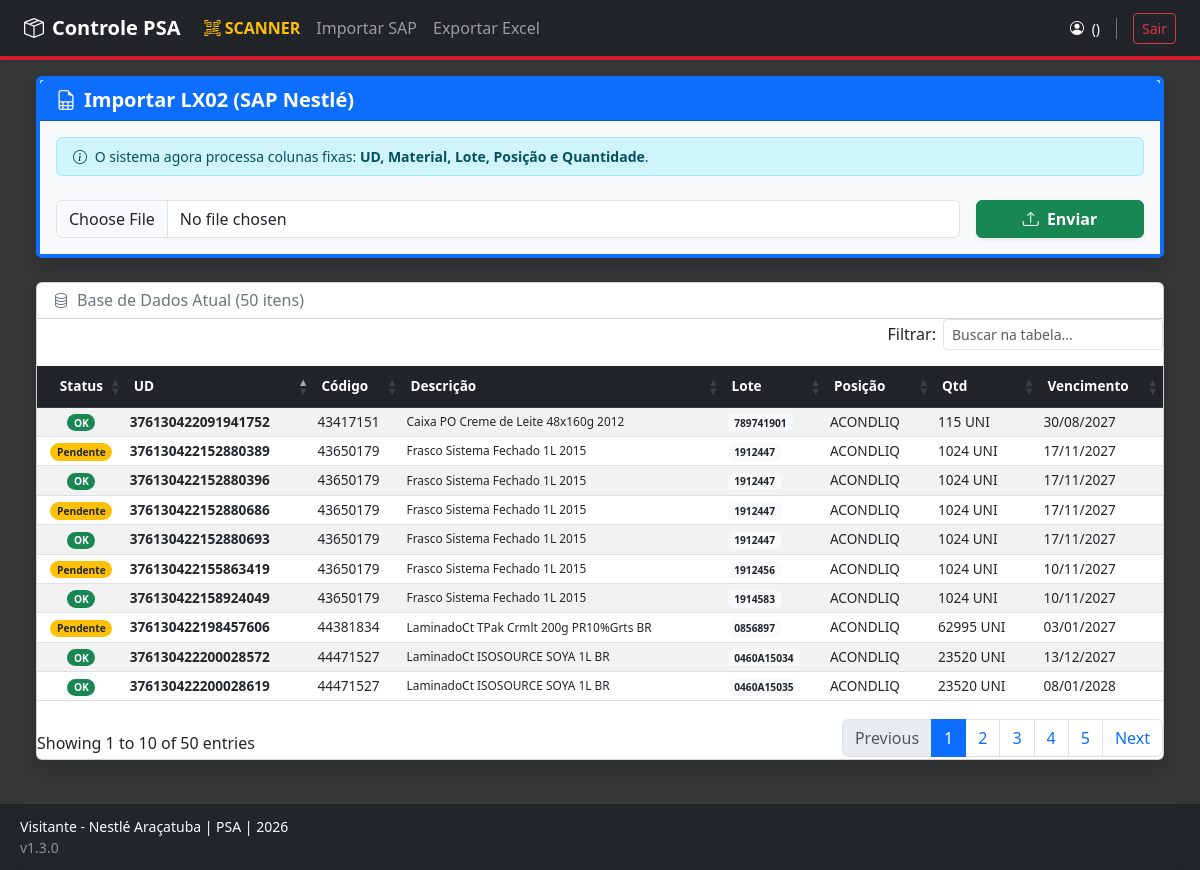
The app's page /importer/ with its own data.
### app/models/material.py (models this page shows)
class MaterialPSA(db.Model):
    __tablename__ = 'material_psa'
    id = db.Column(db.Integer, primary_key=True)
    unidade_deposito = db.Column(db.String(50), unique=True, nullable=False) # UD
    cod_material = db.Column(db.String(50), nullable=False)
    desc_material = db.Column(db.String(200))
    lote = db.Column(db.String(50))
    posicao_deposito = db.Column(db.String(50))
    tipo_deposito = db.Column(db.String(20)) # PSA, Depósito Fixo, etc.
    quantidade_estoque = db.Column(db.Float, default=0.0)
    unidade_medida = db.Column(db.String(10)) # PC, KG, UN
    data_vencimento = db.Column(db.Date)
    data_ultimo_mov = db.Column(db.Date)
    data_importacao = db.Column(db.DateTime, default=datetime.utcnow)
    conferido = db.Column(db.Boolean, default=False)
    data_conferencia = db.Column(db.DateTime)
    conferente_sap = db.Column(db.String(20)) # Removi a FK temporariamente para evitar erro se a tabela usuarios não existir
    possui_divergencia = db.Column(db.Boolean, default=False)
    observacao_conferente = db.Column(db.Text)
    def to_dict(self):
        return {
            "id": self.id,
            "ud": self.unidade_deposito,
            "material": self.cod_material,
            "descricao": self.desc_material,
            "lote": self.lote or "S/L",
            "posicao": self.posicao_deposito or "S/P",
            "tipdep": self.tipo_deposito,
            "qtd": f"{self.quantidade_estoque:.0f}",
            "unidade": self.unidade_medida,
            "vencimento": self.data_vencimento.strftime('%d/%m/%Y') if self.data_vencimento else "S/V",
            "ult_mov": self.data_ultimo_mov.strftime('%d/%m/%Y') if self.data_ultimo_mov else "---",
            "status": "CONFERIDO" if self.conferido else "PENDENTE",
            "alerta_risco": self.possui_divergencia,
            "observacao": self.observacao_conferente or ""
        }

### app/routes/importer.py (the view)
@bp.route('/')
def index():
    materiais = MaterialPSA.query.order_by(MaterialPSA.data_importacao.desc()).limit(50).all()
    return render_template('importer/index.html', materiais=materiais)

### run.py (called while the page is built, shortened)
@app.context_processor
def inject_global_metrics():
    if not current_user.is_authenticated or request.endpoint in ['login', 'registrar']:
        return {}

### app/templates/importer/index.html (shortened to what this page needs)
{% extends "base.html" %}
{% block content %}
<div class="container-fluid mt-3">
    <div class="card shadow mb-4 border-primary border-top border-4">
        <div class="card-header bg-primary text-white d-flex justify-content-between align-items-center">
            <h5 class="m-0 fw-bold"><i class="bi bi-file-earmark-spreadsheet me-2"></i>Importar LX02 (SAP Nestlé)</h5>
        </div>
        <div class="card-body bg-light">
            <form action="{{ url_for('importer.upload') }}" method="post" enctype="multipart/form-data" class="row g-3 align-items-center">
                <div class="col-12">
                    <div class="alert alert-info small py-2 mb-2">
                        <i class="bi bi-info-circle me-1"></i>
                        O sistema agora processa colunas fixas: <strong>UD, Material, Lote, Posição e Quantidade</strong>.
                    </div>
                </div>
                <div class="col-8 col-md-10">
                    <input class="form-control" type="file" name="file" accept=".xlsx, .xls" required>
                </div>
                <div class="col-4 col-md-2">
                    <button type="submit" class="btn btn-success w-100 fw-bold shadow-sm">
                        <i class="bi bi-upload me-1"></i> Enviar
                    </button>
                </div>
            </form>
        </div>
    </div>
    <div class="card shadow">
        <div class="card-header bg-white d-flex justify-content-between align-items-center">
            <h6 class="m-0 font-weight-bold text-secondary">
                <i class="bi bi-database me-2"></i>Base de Dados Atual ({{ materiais|length }} itens)
            </h6>
        </div>
        <div class="card-body p-0">
            <div class="table-responsive" style="max-height: 60vh; overflow-y: auto;">
                <table class="table table-striped table-hover mb-0 align-middle table-sm text-nowrap tabela-dinamica" style="font-size: 0.85rem;">
                    <thead class="table-dark sticky-top">
                        <tr>
                            <th class="text-center">Status</th>
                            <th>UD</th>
                            <th>Código</th>
                            <th>Descrição</th>
                            <th>Lote</th>
                            <th>Posição</th>
                            <th>Qtd</th>
                            <th>Vencimento</th>
                        </tr>
                    </thead>
                    <tbody>
                        {% for m in materiais %}
                        <tr onclick='abrirDetalhes({{ m.to_dict() | tojson | safe }})' style="cursor: pointer;">
                            <td class="text-center">
                                {% if m.conferido %}
                                    <span class="badge bg-success rounded-pill">OK</span>
                                {% else %}
                                    <span class="badge bg-warning text-dark rounded-pill">Pendente</span>
                                {% endif %}
                            </td>
                            <td class="fw-bold">{{ m.unidade_deposito }}</td>
                            <td>{{ m.cod_material }}</td>
                            <td class="small">{{ m.desc_material or '---' }}</td>
                            <td><span class="badge bg-light text-dark">{{ m.lote or 'S/L' }}</span></td>
                            <td>{{ m.posicao_deposito or '---' }}</td>
                            <td>{{ m.quantidade_estoque|int }} {{ m.unidade_medida }}</td>
                            <td>{{ m.data_vencimento.strftime('%d/%m/%Y') if m.data_vencimento else '---' }}</td>
                        </tr>
                        {% endfor %}
                    </tbody>
                </table>
            </div>
        </div>
    </div>
</div>
{% endblock %}

### app/templates/base.html (style rules this page uses)
:root { --nestle-red: #D51C29; --nestle-blue: #0056b3; }
body { background-color: #353736; padding-bottom: 110px !important; font-family: 'Segoe UI', sans-serif; }
.tabela-dinamica { font-size: 0.85rem !important; }
.tabela-dinamica thead th { background-color: #212529 !important; color: #ffffff !important; font-weight: 600 !important; padding: 10px 8px !important; }

### records on screen
MaterialPSA: conferido "OK", unidade_deposito "376130422091941752", cod_material "43417151", desc_material "Caixa PO Creme de Leite 48x160g 2012", lote "789741901", posicao_deposito "ACONDLIQ", quantidade_estoque "115", unidade_medida "UNI", data_vencimento "30/08/2027"
MaterialPSA: conferido "OK", unidade_deposito "376130422158924049", cod_material "43650179", desc_material "Frasco Sistema Fechado 1L 2015", lote "1914583", posicao_deposito "ACONDLIQ", quantidade_estoque "1024", unidade_medida "UNI", data_vencimento "10/11/2027"
MaterialPSA: conferido "Pendente", unidade_deposito "376130422155863419", cod_material "43650179", desc_material "Frasco Sistema Fechado 1L 2015", lote "1912456", posicao_deposito "ACONDLIQ", quantidade_estoque "1024", unidade_medida "UNI", data_vencimento "10/11/2027"
MaterialPSA: conferido "Pendente", unidade_deposito "376130422152880686", cod_material "43650179", desc_material "Frasco Sistema Fechado 1L 2015", lote "1912447", posicao_deposito "ACONDLIQ", quantidade_estoque "1024", unidade_medida "UNI", data_vencimento "17/11/2027"
MaterialPSA: conferido "Pendente", unidade_deposito "376130422152880389", cod_material "43650179", desc_material "Frasco Sistema Fechado 1L 2015", lote "1912447", posicao_deposito "ACONDLIQ", quantidade_estoque "1024", unidade_medida "UNI", data_vencimento "17/11/2027"
MaterialPSA: conferido "OK", unidade_deposito "376130422152880396", cod_material "43650179", desc_material "Frasco Sistema Fechado 1L 2015", lote "1912447", posicao_deposito "ACONDLIQ", quantidade_estoque "1024", unidade_medida "UNI", data_vencimento "17/11/2027"
MaterialPSA: conferido "OK", unidade_deposito "376130422152880693", cod_material "43650179", desc_material "Frasco Sistema Fechado 1L 2015", lote "1912447", posicao_deposito "ACONDLIQ", quantidade_estoque "1024", unidade_medida "UNI", data_vencimento "17/11/2027"
MaterialPSA: conferido "OK", unidade_deposito "376130422200028619", cod_material "44471527", desc_material "LaminadoCt ISOSOURCE SOYA 1L BR", lote "0460A15035", posicao_deposito "ACONDLIQ", quantidade_estoque "23520", unidade_medida "UNI", data_vencimento "08/01/2028"
MaterialPSA: conferido "OK", unidade_deposito "376130422200028572", cod_material "44471527", desc_material "LaminadoCt ISOSOURCE SOYA 1L BR", lote "0460A15034", posicao_deposito "ACONDLIQ", quantidade_estoque "23520", unidade_medida "UNI", data_vencimento "13/12/2027"
MaterialPSA: conferido "Pendente", unidade_deposito "376130422198457606", cod_material "44381834", desc_material "LaminadoCt TPak Crmlt 200g PR10%Grts BR", lote "0856897", posicao_deposito "ACONDLIQ", quantidade_estoque "62995", unidade_medida "UNI", data_vencimento "03/01/2027"

### other values on screen
{{ materiais|length }} "50"
